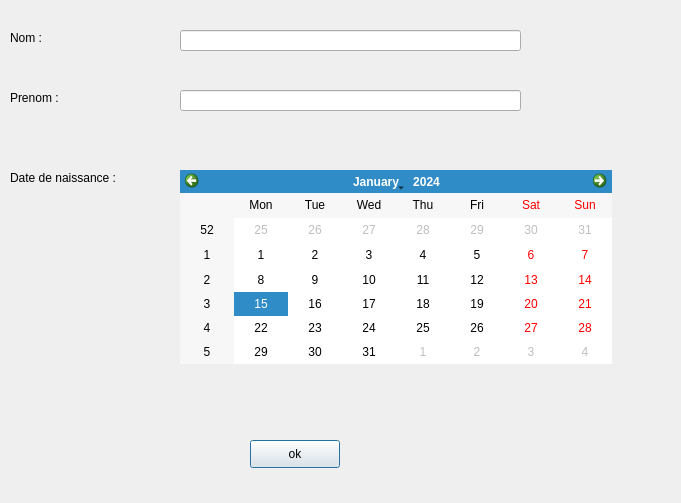
<?xml version="1.0" encoding="UTF-8"?>
<ui version="4.0">
 <class>SupprimerPersonneGUI</class>
 <widget class="QDialog" name="SupprimerPersonneGUI">
  <property name="geometry">
   <rect>
    <x>0</x>
    <y>0</y>
    <width>681</width>
    <height>503</height>
   </rect>
  </property>
  <property name="windowTitle">
   <string>SupprimerPersonneGUI</string>
  </property>
  <widget class="QLabel" name="label">
   <property name="geometry">
    <rect>
     <x>10</x>
     <y>30</y>
     <width>58</width>
     <height>16</height>
    </rect>
   </property>
   <property name="text">
    <string>Nom :</string>
   </property>
  </widget>
  <widget class="QLabel" name="label_2">
   <property name="geometry">
    <rect>
     <x>10</x>
     <y>90</y>
     <width>58</width>
     <height>16</height>
    </rect>
   </property>
   <property name="text">
    <string>Prenom :</string>
   </property>
  </widget>
  <widget class="QLabel" name="label_3">
   <property name="geometry">
    <rect>
     <x>10</x>
     <y>170</y>
     <width>121</width>
     <height>16</height>
    </rect>
   </property>
   <property name="text">
    <string>Date de naissance :</string>
   </property>
  </widget>
  <widget class="QPushButton" name="ok">
   <property name="geometry">
    <rect>
     <x>250</x>
     <y>440</y>
     <width>90</width>
     <height>28</height>
    </rect>
   </property>
   <property name="text">
    <string>ok</string>
   </property>
  </widget>
  <widget class="QLineEdit" name="nom">
   <property name="geometry">
    <rect>
     <x>180</x>
     <y>30</y>
     <width>341</width>
     <height>21</height>
    </rect>
   </property>
  </widget>
  <widget class="QLineEdit" name="prenom">
   <property name="geometry">
    <rect>
     <x>180</x>
     <y>90</y>
     <width>341</width>
     <height>21</height>
    </rect>
   </property>
  </widget>
  <widget class="QCalendarWidget" name="date">
   <property name="geometry">
    <rect>
     <x>180</x>
     <y>170</y>
     <width>432</width>
     <height>194</height>
    </rect>
   </property>
  </widget>
 </widget>
 <resources/>
 <connections>
  <connection>
   <sender>ok</sender>
   <signal>clicked()</signal>
   <receiver>SupprimerPersonneGUI</receiver>
   <slot>valideEnregistrement()</slot>
   <hints>
    <hint type="sourcelabel">
     <x>214</x>
     <y>273</y>
    </hint>
    <hint type="destinationlabel">
     <x>199</x>
     <y>149</y>
    </hint>
   </hints>
  </connection>
 </connections>
 <slots>
  <slot>valideEnregistrement()</slot>
 </slots>
</ui>
